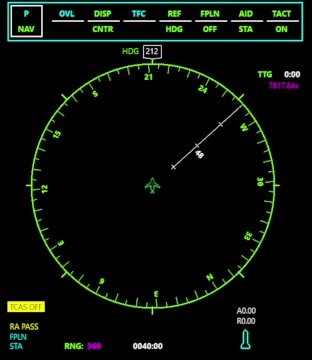
#> input picture Photos/screenshot2.jpg, 312 x 360 px
$ python square.py
#> lines starting #> are read from the running program, lines starting #| are printed output that depends on the picture; after the words box and inside, x2 and y2 are one past the last pixel; in counts of white or black regions, pixels touching at a corner belong together
import cv2 as cv
import numpy as np

def add_filled_square(input_image_path, output_image_path):
    # Read the input image
#> called with input_image_path = '../Photos/screenshot2.jpg', output_image_path = 'edit2.jpg'
    image = cv.imread(input_image_path)
#> image is the input picture: shape (360, 312, 3); mean B, G, R 8.3, 13.9, 8.6

    if image is None:
        print("Error: Could not read the input image.")
        return

    # Define the coordinates and size of the square
    x, y = 100, 100
    square_size = 25

    # Create an image filled with dark green color (BGR format)
    green = (0, 200, 0)
    square = np.full((square_size, square_size, 3), green, dtype=np.uint8)

    # Add the square to the input image at specified coordinates
    image[y:y + square_size, x:x + square_size] = square
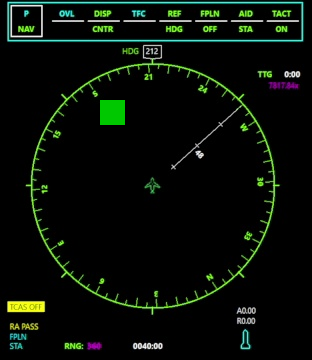
#> image: shape (360, 312, 3); 0.56% of pixels changed, all inside (x1, y1, x2, y2) = (100, 100, 125, 125)

    # Save the modified image
    cv.imwrite(output_image_path, image)

    print("Modified image saved as '{}'.".format(output_image_path))

if __name__ == "__main__":
    # Specify the path to the input image
    input_image_path = '../Photos/screenshot2.jpg'  # Replace with the actual path

    # Specify the path for the output image
    output_image_path = 'edit2.jpg'  # Replace with the desired output path

    # Call the function to add a filled square to the image
    add_filled_square(input_image_path, output_image_path)
